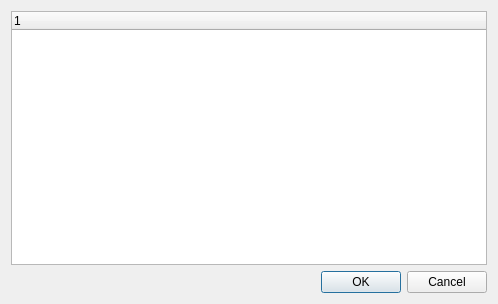
<?xml version="1.0" encoding="UTF-8"?>
<ui version="4.0">
 <class>MessageSelector</class>
 <widget class="QDialog" name="MessageSelector">
  <property name="geometry">
   <rect>
    <x>0</x>
    <y>0</y>
    <width>498</width>
    <height>304</height>
   </rect>
  </property>
  <property name="windowTitle">
   <string>Dialog</string>
  </property>
  <layout class="QVBoxLayout" name="verticalLayout">
   <item>
    <widget class="QTreeWidget" name="messagesView">
     <column>
      <property name="text">
       <string notr="true">1</string>
      </property>
     </column>
    </widget>
   </item>
   <item>
    <widget class="QDialogButtonBox" name="buttonBox">
     <property name="orientation">
      <enum>Qt::Horizontal</enum>
     </property>
     <property name="standardButtons">
      <set>QDialogButtonBox::Cancel|QDialogButtonBox::Ok</set>
     </property>
    </widget>
   </item>
  </layout>
 </widget>
 <resources/>
 <connections>
  <connection>
   <sender>buttonBox</sender>
   <signal>accepted()</signal>
   <receiver>MessageSelector</receiver>
   <slot>accept()</slot>
   <hints>
    <hint type="sourcelabel">
     <x>248</x>
     <y>254</y>
    </hint>
    <hint type="destinationlabel">
     <x>157</x>
     <y>274</y>
    </hint>
   </hints>
  </connection>
  <connection>
   <sender>buttonBox</sender>
   <signal>rejected()</signal>
   <receiver>MessageSelector</receiver>
   <slot>reject()</slot>
   <hints>
    <hint type="sourcelabel">
     <x>316</x>
     <y>260</y>
    </hint>
    <hint type="destinationlabel">
     <x>286</x>
     <y>274</y>
    </hint>
   </hints>
  </connection>
 </connections>
</ui>
